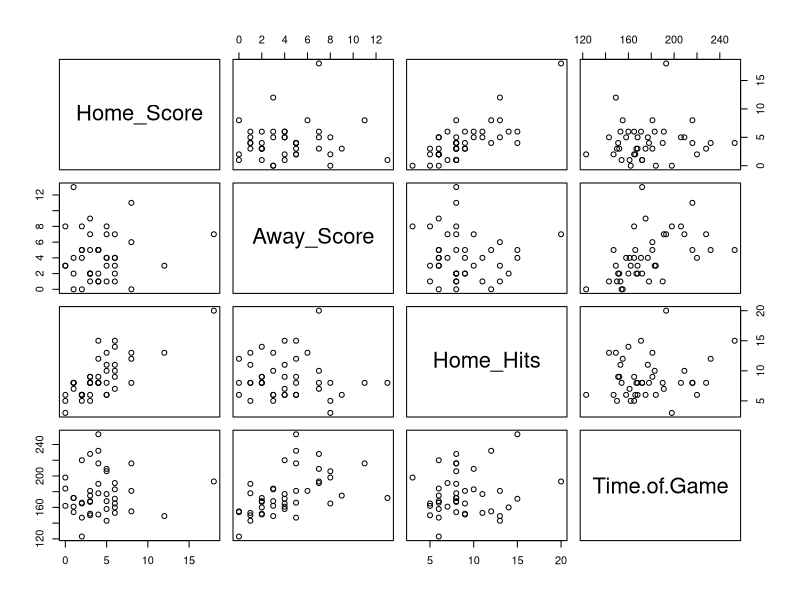
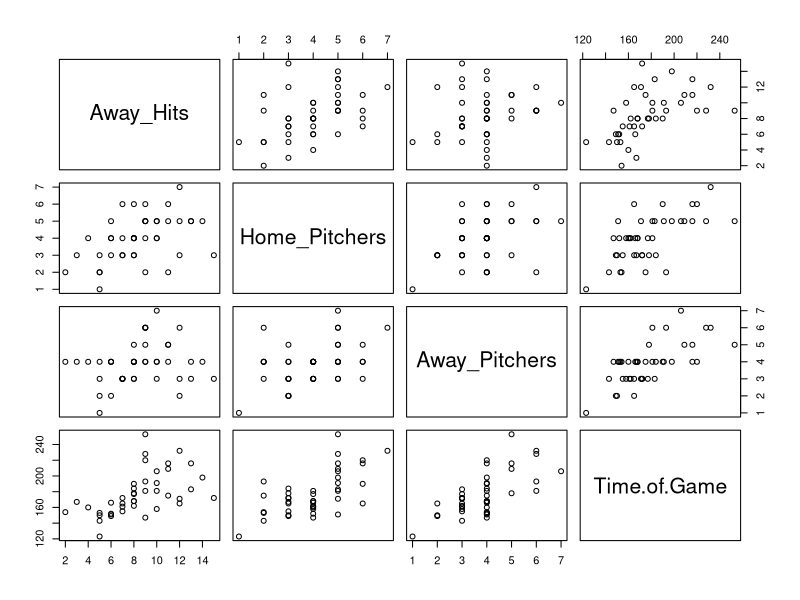
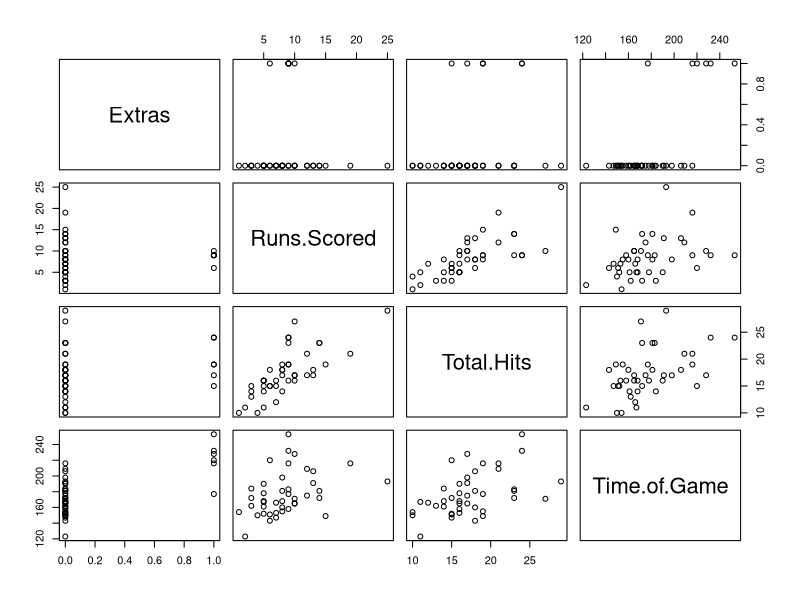
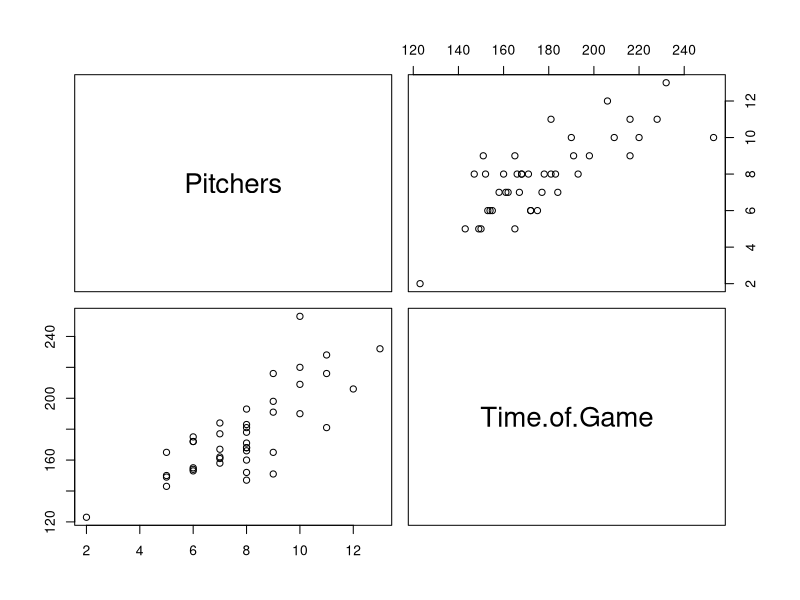

The R script that drew these images, in order:
## ---- chunk 1
setwd("~/Desktop/Personal_save/Stat_405_Module_14/Lab_14.2")
times <- read.csv(file="Game_Times.csv",header=TRUE)
## ---- chunk 2
pairs(times[,c(4,5,6,11)])
pairs(times[,c(7,8,9,11)])
pairs(times[,c(10,12,13,11)])
pairs(times[,c(14,11)])

#variable on the row is on the y-axis, so if we want to see what variable has the greatest effect on time of game, we would look at the bottom row of each of these plots 
## ---- chunk 3
cor(times[,4:14])
